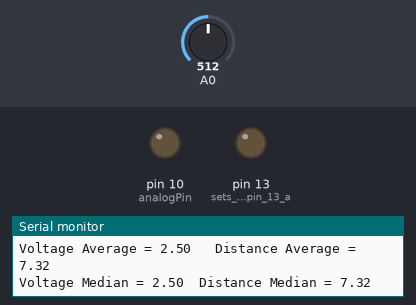
Recording of a sketch running on a simulated Arduino Uno, built with avr-gcc and run on an emulated ATmega328P. On the bench: output pins drawn as LEDs (lit = HIGH), the last lines printed to the serial monitor. Dashed ring = blinking. Inputs (shaded band) come from the test bench; at power-on: A0 = 512.

Above: at 3.29 s.
3.3 s: A0 set to 431
6.3 s: A0 set to 416
At 6.4 s:
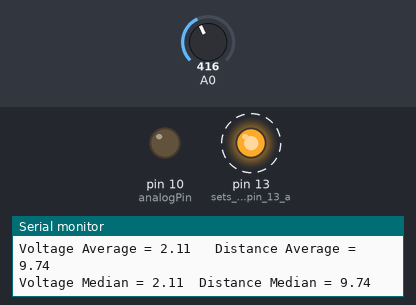
7.8 s: A0 set to 82
9.3 s: A0 set to 72
At 9.57 s:
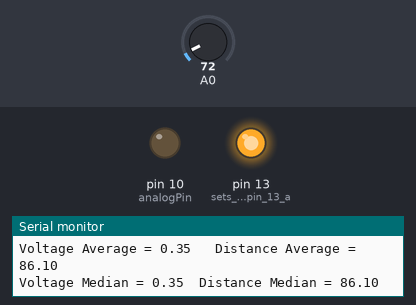
Timing chart, 0 to 13.3 s (numbered marks = the images above; inputs shaded):
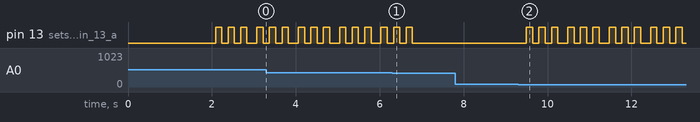

The sketch:

Phong_Trinh.ino
```cpp
//Phong Thanh Trinh
int analogValue; //creates a variable integer called 'analogValue'
int analogPin = 10; //creates a variable integer called 'analogPin'
float voltage[9]; //creates a array variable float called 'voltage[9]'
float int_array[9]; //creates a array variable float called 'int_array[9]'
int i; //creates a variable integer called 'i'
int int_flag = 0; //creates a variable integer called 'int_flag'
int timer1_counter; //creates a variable integer called 'timer1_counter'
float total; //creates a variable float called 'total'
float average; //creates a variable float called 'average'
float Maxvoltage; //creates a variable float called 'Maxvoltage'
float median; //creates a variable float called 'meidan'
float DistanceMedian; //creates a variable float called 'DistanceMedian'
float DistanceAverage; //creates a variable float called 'DistanceAverage'
int rep; //creates a variable integer called 'rep'
int NumberMaxvolt; //creates a variable integer called 'NumberMaxvolt'

void setup() {
  delay(2000);
  Serial.begin(9600);  //Initialize serial commmunications
  pinMode(analogPin, OUTPUT); // set analogPin to output
  pinMode(13, OUTPUT); // sets the digital pin 13 as output
  digitalWrite(13, LOW); // sets the digital pin 13 off


  noInterrupts();           // disable all interrupts

  TCCR1A = 0;
  TCCR1B = 0;
  timer1_counter = 59286;   // preload timer 65536-16MHz/256/10Hz
  TCNT1 = timer1_counter;   // preload timer
  TCCR1B |= (1 << CS12);    // 256 prescaler
  TIMSK1 |= (1 << TOIE1);   // enable timer overflow interrupt

  interrupts();             // enable all interrupts
}
ISR(TIMER1_OVF_vect)        // interrupt service routine
{
  TCNT1 = timer1_counter;   // preload timer
  int_flag = 1;             // interrupt has ocurred
}

void loop() {

  if (int_flag == 1) // if the interrupt occurs
  {
    int_flag = 0; // int_flag back to zero
    for (i = 0; i <= 8; i++) // set the loop to get 9 sample with the rate of 10Hz
    {
      analogValue = analogRead(A0); // set analogValue get the value from A0
      voltage[i] = analogValue * (5.0 / 1023.0); //Set equation to get array of voltage
      Serial.println(voltage[i]); //print out the array of voltage including 9 samples
    }


 //****** FIDINDING AVERAGE****//
    total = 0; //Set total equal zero
    average = 0; // set average equal zero
    for (i = 0; i <= 8; i++) //set a loop for 9 samples
    {
      total = total + voltage[i]; // set equation to get total of 9 samples
    }
    average = total / 9; // set equation to get the average after loop
    DistanceAverage = ((1 / average) - 0.1727) / 0.031; //convert to distance (cm)


    //****FINDING MEDIAN****//
    /* The idea is that in first loop, finding the maximun of the array and then set it zero.
    Then do that five times. In the fifth times, the maximun will be median*/

    median = 0; //Firstly, set the median equal zero
    Maxvoltage = 0; // set the maxvoltage equal zero
    for (i = 0; i <= 8; i++) {          // set the first loop to find max of the array
      if (Maxvoltage < voltage[i]) {   // the sample is greater than maxvoltage
        Maxvoltage = voltage[i];      //---> it will be the max
        NumberMaxvolt = i;           // the order of this sample in the array

      }
    }
    Maxvoltage = 0;              //set the voltage equal to zero to start next loop
    voltage[NumberMaxvolt] = 0; // set this max sample equal zero
    for (i = 0; i <= 8; i++) {  // do this five time
      if (Maxvoltage < voltage[i]) {
        Maxvoltage = voltage[i];
        NumberMaxvolt = i;

      }
    }
    Maxvoltage = 0;
    voltage[NumberMaxvolt] = 0;
    for (i = 0; i <= 8; i++) {
      if (Maxvoltage < voltage[i]) {
        Maxvoltage = voltage[i];
        NumberMaxvolt = i;

      }
    }

    Maxvoltage = 0;
    voltage[NumberMaxvolt] = 0;
    for (i = 0; i <= 8; i++) {
      if (Maxvoltage < voltage[i]) {
        Maxvoltage = voltage[i];
        NumberMaxvolt = i;

      }
    }

    Maxvoltage = 0;
    voltage[NumberMaxvolt] = 0;
    for (i = 0; i <= 8; i++) {
      if (Maxvoltage < voltage[i]) {
        Maxvoltage = voltage[i];
        NumberMaxvolt = i;

      }
    }

    Maxvoltage = 0;
    voltage[NumberMaxvolt] = 0;
    for (i = 0; i <= 8; i++) {
      if (Maxvoltage < voltage[i]) {
        Maxvoltage = voltage[i];
        median = Maxvoltage;       // At the fifth time, the media euqal to the max sample
      }

    }
    DistanceMedian = ((1 / median) - 0.1727) / 0.031; //Convert to distance

    //Print out: Voltage average, Distance average, Voltage median, distance Median
    Serial.print("Voltage Average = "); Serial.print(average);
    Serial.print(" \tDistance Average = "); Serial.print(DistanceAverage); Serial.print("\n");
    Serial.print("Voltage Median = "); Serial.print(median);
    Serial.print("\tDistance Median = "); Serial.print(DistanceMedian);
    Serial.print("\n");
  }


  //**** Set the Code to Alert the Operator***//
  if (DistanceAverage > 80 || DistanceAverage < 10) {     //if the Distanceaverage > 80 or <10
    for (rep = 0; rep <= 2; rep++) {   //set the loop to turn on and of the Led
      digitalWrite(13, HIGH); // turn on the led
      delay(150);
      digitalWrite(13, LOW); // turn off the Led
      delay(150);

    }
  }
}
```

Measured:
- the behaviour switches between 424 and 423 on A0 (found by bisection; images 0 and 1)
- the behaviour switches between 78 and 77 on A0 (found by bisection; images 1 and 2)
- after the input at 6.3 s, pin 13 (sets_the_digital_pin_13_a): goes on until 6.8 s, then stays LOW
- after the input at 9.3 s, pin 13 (sets_the_digital_pin_13_a): LOW → HIGH after 0.20 s, then repeats every 0.99 s: 2 × (LOW 0.15 s, HIGH 0.15 s), LOW 0.24 s, HIGH 0.15 s
- by itself, pin 13 (sets_the_digital_pin_13_a): repeats every 0.99 s: LOW 0.15 s, HIGH 0.15 s, LOW 0.24 s, HIGH 0.15 s, LOW 0.15 s, HIGH 0.15 s
